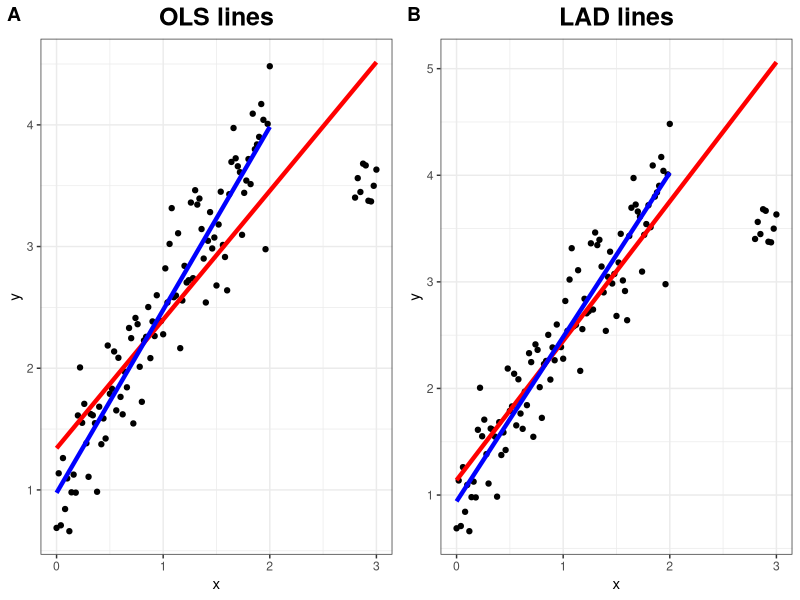
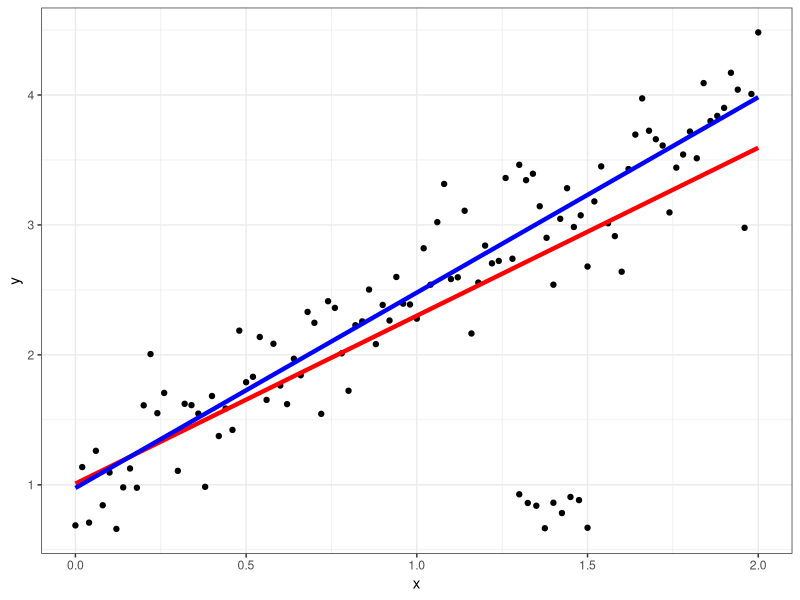
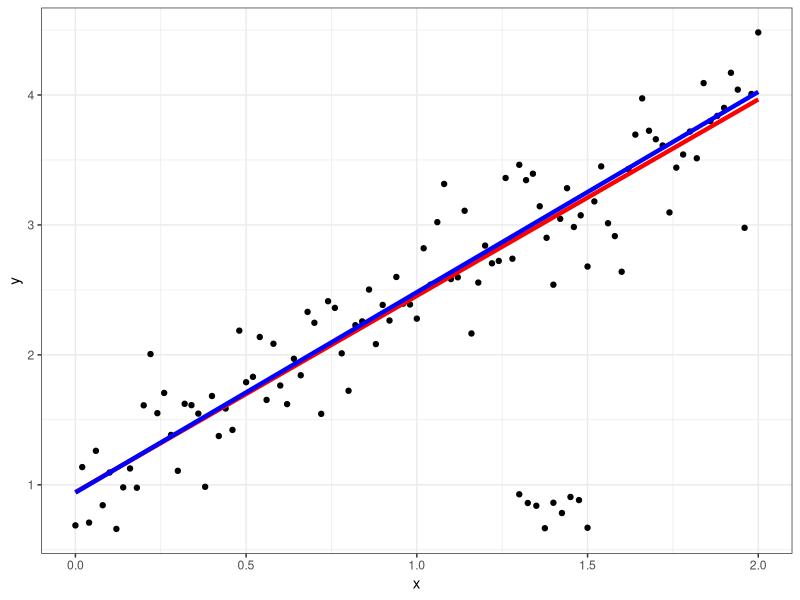
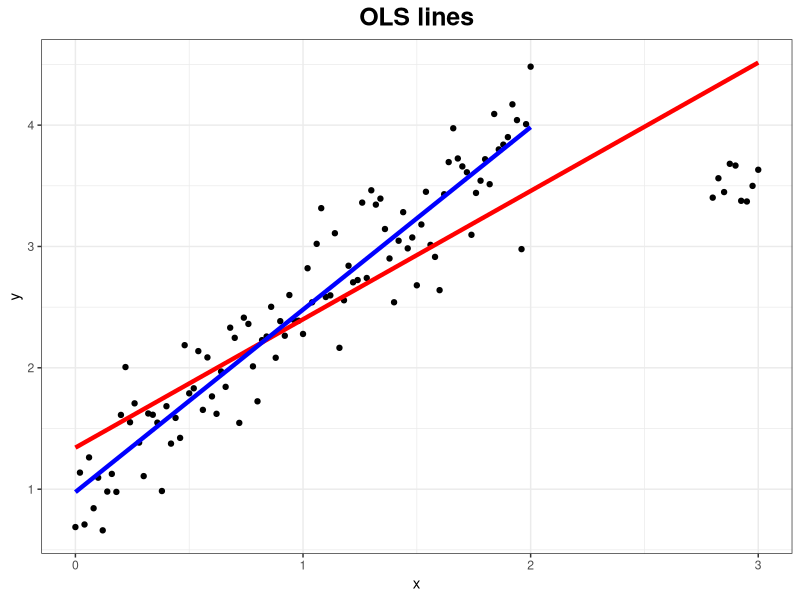
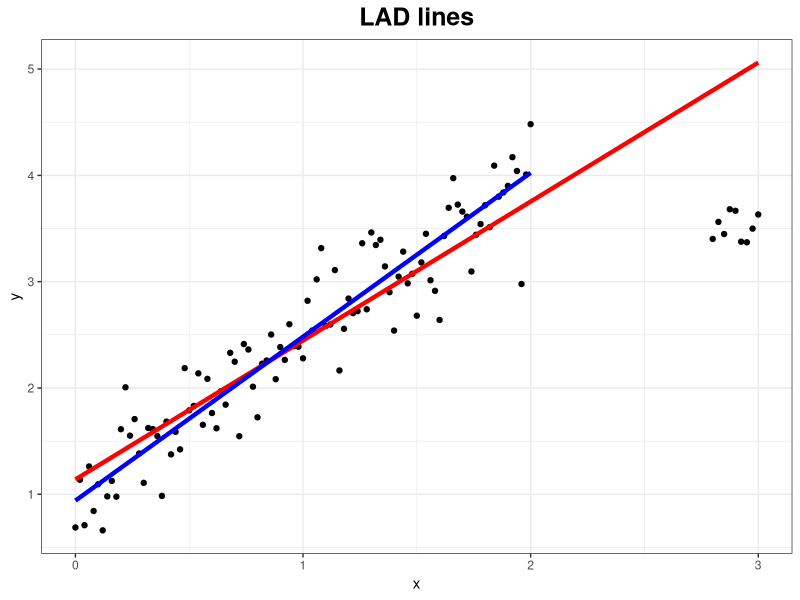

Here is the R script that generated these plots, in order:
library(ggplot2)
library(ggpubr)

x <- seq(0,2, by = 1/50)
eps <- rnorm(length(x),0,0.3)
y <- 1 + 1.5*x + eps

df <- data.frame(x = x, y = y)

out.1 <- data.frame(x = seq(1.3,1.5,0.025), 
                    y = rnorm(length(seq(1.3,1.5,0.025)), 0.8, 0.1))
df.out.1 <- rbind(df, out.1)

out.2 <- data.frame(x = seq(2.8,3,0.025), 
                    y = rnorm(length(seq(2.8,3,0.025)), 3.5, 0.1))
df.out.2 <- rbind(df, out.2)


if(T){
   plt.1 <- ggplot(df.out.1, aes(x = x, y = y)) + geom_point() +
      geom_smooth(method = "lm", size = 1.5, color = "red", se = FALSE) +
      geom_smooth(data = df, method = "lm", size = 1.5, color = "blue", se = FALSE) +
      #geom_quantile(quantiles = 0.5, size = 1.5, color = "green") +
      theme_bw() +
      xlab("x") + ylab("y")
   
   plt.2 <- ggplot(df.out.1, aes(x = x, y = y)) + geom_point() +
      #geom_smooth(method = "lm", size = 1.5, color = "red", se = FALSE) +
      #geom_smooth(data = df, method = "lm", size = 1.5, color = "blue", se = F) +
      geom_quantile(quantiles = 0.5, size = 1.5, color = "red") +
      geom_quantile(data = df, quantiles = 0.5, size = 1.5, color = "blue") +
      theme_bw() +
      xlab("x") + ylab("y")
   
   
   plt.3 <- ggplot(df.out.2, aes(x = x, y = y)) + geom_point() +
      geom_smooth(method = "lm", size = 1.5, color = "red", se = FALSE) +
      geom_smooth(data = df, method = "lm", size = 1.5, color = "blue", se = FALSE) +
      #geom_quantile(quantiles = 0.5, size = 1.5, color = "green") +
      theme_bw() + ggtitle("OLS lines") + 
      theme(plot.title = element_text(hjust = 0.5, face = "bold", size = 18)) +
      xlab("x") + ylab("y")
   
   plt.4 <- ggplot(df.out.2, aes(x = x, y = y)) + geom_point() +
      #geom_smooth(method = "lm", size = 1.5, color = "red", se = FALSE) +
      #geom_smooth(data = df, method = "lm", size = 1.5, color = "blue", se = F) +
      geom_quantile(quantiles = 0.5, size = 1.5, color = "red") +
      geom_quantile(data = df, quantiles = 0.5, size = 1.5, color = "blue") +
      theme_bw() + ggtitle("LAD lines") + 
      theme(plot.title = element_text(hjust = 0.5, face = "bold", size = 18)) +
      xlab("x") + ylab("y")
   
   
   plt <- ggarrange(plt.3, plt.4, 
                    labels = c("A", "B"),
                    ncol = 2, nrow = 1)
}



if(FALSE){
   plt.1 <- ggplot(df, aes(x = x, y = y)) + geom_point() +
      geom_smooth(method = "lm", size = 2, se = FALSE)+ theme_bw()
   
   plt.2 <- ggplot(df.out, aes(x = x, y = y)) + geom_point() +
      geom_smooth(method = "lm", size = 2, color = "red", se = FALSE) +
      #geom_smooth(data = df, method = "lm", size = 2, color = "blue", se = F) +
      theme_bw() +
      xlab("Timespan (Hours)") +
      ylab("No. of views (In 10 thousand)")
   
   plt <- ggarrange(plt.1, plt.2, 
                    labels = c("A", "B"),
                    ncol = 2, nrow = 1)
}